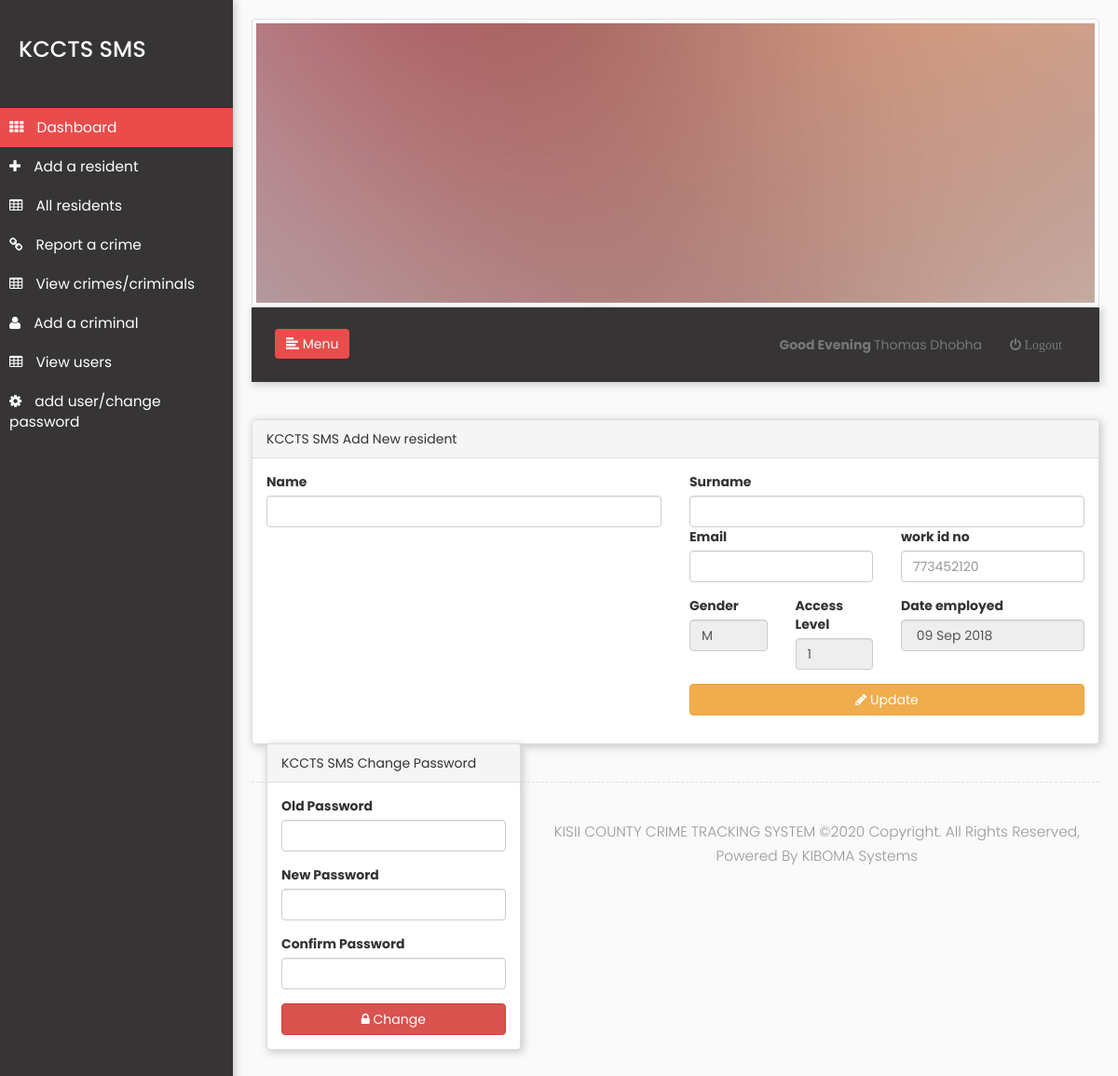
/admin/settings.php (signed in), run on the app's committed database.
### tables this page shows
CREATE TABLE `users` (
  `id` int(11) NOT NULL,
  `name` varchar(30) NOT NULL,
  `surname` varchar(30) NOT NULL,
  `email` varchar(40) NOT NULL,
  `username` varchar(20) NOT NULL,
  `password` varchar(32) NOT NULL,
  `joined` varchar(30) NOT NULL,
  `type` varchar(10) NOT NULL,
  `permission` varchar(10) NOT NULL,
  `gender` varchar(1) NOT NULL,
  `phone` varchar(20) NOT NULL
);

### admin/settings.php (the view, shortened to what this page needs)
<?php require_once('includes/session.php');
      require_once('includes/conn.php');
$sqlE =mysqli_query($mysqli,"SELECT * FROM users WHERE username='{$_SESSION['username']}'");
$eprow=mysqli_fetch_array($sqlE);
?>
<!DOCTYPE html>
<html lang="en">
    <head>
        <link rel="stylesheet" href="assets/css/bootstrap.min.css">
        <link rel="stylesheet" href="assets/css/style.css">
        <link rel="stylesheet" href="assets/awesome/font-awesome.css">
        <link rel="stylesheet" href="assets/css/animate.css">
    </head>
    <body>
         <div class="wrapper">
            <nav id="sidebar" class="sammacmedia">
                <div class="sidebar-header">
                    <h3>KCCTS SMS</h3>
                </div>
                <ul class="list-unstyled components">
                    <li class="active">
                        <a href="dashboard.php">
                            <i class="fa fa-th"></i>
                           Dashboard
                        </a>
                    </li>
                              <?php
                    if($_SESSION['permission']==1 or $_SESSION['permission']==2 ){
                    ?>
                    <li>
                        <a href="a_employees.php">
                            <i class="fa fa-plus"></i>
                            Add a resident
                        </a>
                    </li>
                    <?php }?>
                    <li>
                        <a href="all_employees.php">
                            <i class="fa fa-table"></i>
                           All residents
                        </a>
                    </li>
                    <li>
                        <a href="invest.php">
                            <i class="fa fa-link"></i>
                            Report a crime
                        </a>
                    </li>
                              <?php
                    if($_SESSION['permission']==1 or $_SESSION['permission']==2 ){
                    ?>
                    <li>
                        <a href="v_issue.php">
                            <i class="fa fa-table"></i>
                            View crimes/criminals
                        </a>
                    </li>
                    <?php }?>
                             <?php
                    if($_SESSION['permission']==1){
                    ?>
                    <li>
                        <a href="a_users.php">
                            <i class="fa fa-user"></i>
                            Add a criminal
                        </a>
                    </li>
                    <li>
                        <a href="v_users.php">
                            <i class="fa fa-table"></i>
                            View users
                        </a>
                    </li>
                    <?php } ?>
                    <li>
                        <a href="settings.php">
                            <i class="fa fa-cog"></i>
                            add user/change password
                        </a>
                    </li>
                </ul>
            </nav>
            <div id="content">
                <div clas="col-md-12">
                    <img src="assets/image/pic05.jpg" class="img-thumbnail">
                    </div>
                <nav class="navbar navbar-default sammacmedia">
                    <div class="container-fluid">
                        <div class="navbar-header" id="sams">
                            <button type="button" id="sidebarCollapse" id="makota" class="btn btn-sam animated tada navbar-btn">
                                <i class="glyphicon glyphicon-align-left"></i>
                                <span>Menu</span>
                            </button>
                        </div>
                        <div class="collapse navbar-collapse" id="bs-example-navbar-collapse-1">
                            <ul class="nav navbar-nav navbar-right  makotasamuel">
                                <li><a href="#"><?php require_once('includes/name.php');?></a></li>
                                <li ><a href="logout.php"><i class="fa fa-power-off"> Logout</i></a></li>
                            </ul>
                        </div>
                    </div>
                </nav>
               	<div class="panel panel-default sammacmedia">
            <div class="panel-heading">KCCTS SMS Add New resident</div>
        <div class="panel-body">
            <form method="post" action="a_employees.php" enctype="multipart/form-data">
        <div class="row form-group">
          <div class="col-lg-6">
            <label>Name</label>
              <input type="text" class="form-control" name="fname" pattern="[A-Za-z]{3,}" required>
            </div>
             <div class="col-lg-6">
            <label>Surname</label>
              <input type="text" class="form-control" name="surname" pattern="[A-Za-z]{3,}" required>
            <div class="row form-group">
          <div class="col-lg-6">
            <label>Email</label>
              <input type="email" class="form-control" name="email" required>
            </div>
             <div class="col-lg-6">
            <label>work id no</label>
              <input type="text" class="form-control" name="phone" pattern="[7-7]{1,1}[1-9]{2,2}[0-9]{6,6}" placeholder="773452120" required>
            </div>
        </div>
       <div class="row form-group">
          <div class="col-lg-3">
            <label>Gender</label>
             <input type="text" class="form-control"  value="<?php echo $eprow['gender'];?>" readonly>
            </div>
              <div class="col-lg-3">
            <label>Access Level</label>
             <input type="text" class="form-control"  value="<?php echo $eprow['permission'];?>" readonly>
            </div>
              <div class="col-lg-6">
            <label>Date employed</label>
             <input type="text" class="form-control"  value="<?php echo $eprow['joined'];?>" readonly>
            </div>
        </div>
                <div class="row">
                <div class="col-md-12">
                  <button type="submit" name="update" class="btn btn-warning btn-block"><span class="fa fa-pencil"></span> Update</button>
                </div>
                </div>
            </form>
            </div>
    </div>
    </div>
    <div class="col-md-4">
    <div class="panel panel-default sammacmedia">
            <div class="panel-heading">KCCTS SMS Change Password</div>
        <div class="panel-body">
            <form method="post" action="settings.php">
        <div class="row form-group">
          <div class="col-lg-12">
            <label>Old Password</label>
              <input type="password" class="form-control" name="old_password" required>
            </div>
        </div>
                <div class="row form-group">
          <div class="col-lg-12">
            <label>New Password</label>
              <input type="password" class="form-control" name="password" required>
            </div>
        </div>
                        <div class="row form-group">
          <div class="col-lg-12">
            <label>Confirm Password</label>
              <input type="password" class="form-control" name="cpassword" required>
            </div>
        </div>
                <div class="row">
                <div class="col-md-12">
                  <button type="submit" name="submit" class="btn btn-danger btn-block"><span class="fa fa-lock"></span> Change</button>
                </div>
                </div>
            </form>
            </div>
                </div>
    </div>
     </div>
                <div class="line"></div>
                <footer>
            <p class="text-center">
             KISII COUNTY CRIME TRACKING SYSTEM &copy;<?php echo date("Y ");?>Copyright. All Rights Reserved, Powered By KIBOMA Systems
            </p>
            </footer>
    </body>
</html>

### admin/assets/css/style.css (style rules this page uses)
body { font-family: 'Poppins', sans-serif; background: #fafafa; }
p { font-family: 'Poppins', sans-serif; font-size: 1.1em; font-weight: 300; line-height: 1.7em; color: #999; }
a, a:hover, a:focus { color: inherit; text-decoration: none; transition: all 0.3s; }
.navbar { padding: 15px 10px; background: #363434; border: none; border-radius: 0; margin-bottom: 40px; box-shadow: 1px 1px 3px rgba(0, 0, 0, 0.1); }
.navbar-btn { box-shadow: none; outline: none !important; border: none; }
.line { width: 100%; height: 1px; border-bottom: 1px dashed #ddd; margin: 40px 0; }
.sammacmedia { box-shadow: 2px 2px 8px 1px #ccc; }
i, span { display: inline-block; }
.wrapper { display: flex; align-items: stretch; }
#sidebar { min-width: 250px; max-width: 250px; background: #363434; color: #fff; transition: all 0.3s; }
#sidebar ul li a { text-align: left; }
#sidebar .sidebar-header { padding: 20px; background: #363434; }
#sidebar ul.components { padding: 20px 0; border-bottom: 1px solid #363434; }
#sidebar ul li a { padding: 10px; font-size: 1.1em; display: block; }
#sidebar ul li a i { margin-right: 10px; }
.btn-sam { background-color: #ea4c4c; color:#fafafa; }
#sidebar ul li.active > a, a[aria-expanded="true"] { color: #fff; background: #ea4c4c; }
#content { padding: 20px; min-height: 100vh; transition: all 0.3s; }

### data on the page
users: gender "M", permission "1", joined "09 Sep 2018"

### other printed values
$_SESSION['name'] "Thomas"
$_SESSION['surname'] "Dhobha"
